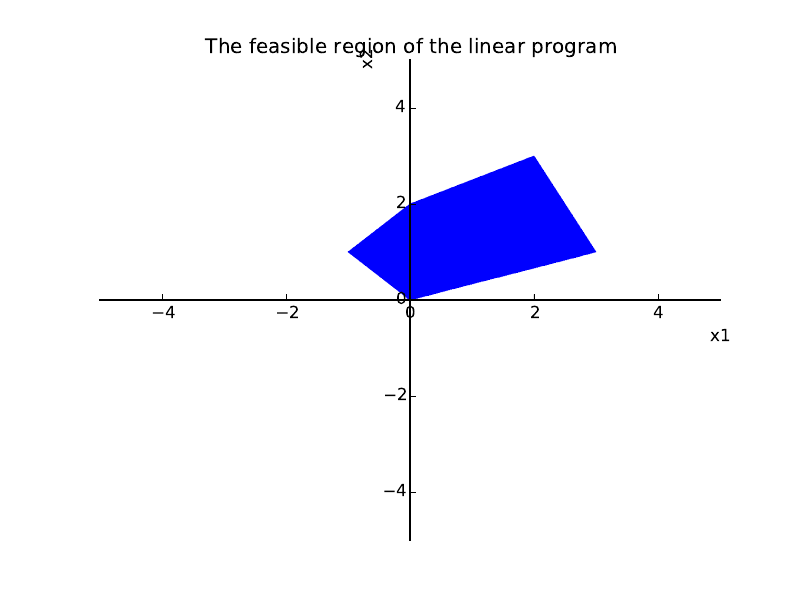

Recreate this plot in Python.
#!/usr/bin/env python

import matplotlib.pyplot as plt
import numpy as np
import operator as op
from scipy.spatial import ConvexHull

from sympy import *
from matplotlib.patches import Polygon

if __name__ == '__main__':
    x1, x2 = symbols('x1 x2')

    lp = [
            (x1 + x2, 0),
            (2 * x1 + x2, 7),
            (x1 - x2, -2),
            (x1 - 3 * x2, 0),
            (- x1 + 2 * x2, 4),
    ]

    equations = [
            Eq(*t)
            for t
            in lp
    ]

    constraints = [
            o(*t)
            for t, o
            in zip(
                lp,
                [op.ge, op.le, op.ge, op.le, op.le]
            )
    ]

    class P:
        def __init__(self, x, y, eq1, eq2):
            self.i = eq1
            self.j = eq2
            self.v = (x, y)

        def __getitem__(self, i):
            return self.v[i]

        def __hash__(self):
            return hash(self.v) + hash(self.i) + hash(self.j)

        def __eq__(self, other):
            return (
                    self.v == other.v
                    and
                    self.i == other.i
                    and
                    self.j == other.j
            )

        def __repr__(self):
            return "P(x=%(x)s, y=%(y)s, eq1=%(i)d, eq2=%(j)d)" % dict(
                    x=str(self.v[0]),
                    y=str(self.v[1]),
                    i=self.i,
                    j=self.j,
            )

    verts = set()

    for i, e1 in enumerate(equations[:-1]):
        for j, e2 in enumerate(equations[i+1:], i+1):
            if i == j:
                continue
            soln = solve([e1, e2], [x1, x2])
            if soln:
                verts.add( P(soln[x1], soln[x2], i, j) )

    verts = list(verts)

    print("The intersection points of the contraints lines are:")
    for p in verts:
        print(p)

    p = plot_implicit(
            And(*constraints),
            x_var=x1,
            y_var=x2
    )

    p.title = "The feasible region of the linear program"

    p.save('plot.pdf')
